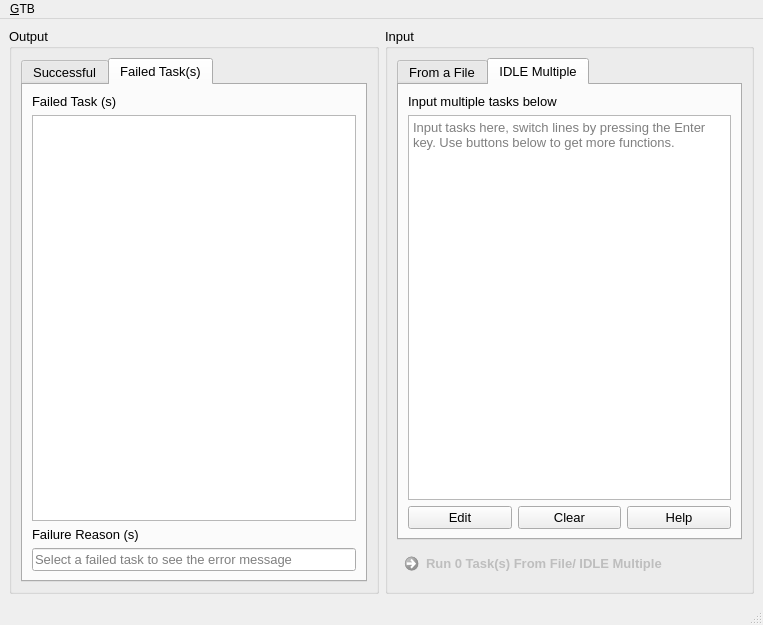
<?xml version="1.0" encoding="UTF-8"?>
<ui version="4.0">
 <class>MainWindow</class>
 <widget class="QMainWindow" name="MainWindow">
  <property name="geometry">
   <rect>
    <x>0</x>
    <y>0</y>
    <width>763</width>
    <height>625</height>
   </rect>
  </property>
  <property name="windowTitle">
   <string>GTB Release 3</string>
  </property>
  <property name="windowIcon">
   <iconset>
    <normaloff>../pycharm.ico</normaloff>../pycharm.ico</iconset>
  </property>
  <property name="locale">
   <locale language="English" country="UnitedStates"/>
  </property>
  <widget class="QWidget" name="central_widget">
   <layout class="QHBoxLayout" name="horizontalLayout">
    <item>
     <widget class="QGroupBox" name="gbox_output">
      <property name="font">
       <font>
        <pointsize>10</pointsize>
       </font>
      </property>
      <property name="locale">
       <locale language="English" country="UnitedStates"/>
      </property>
      <property name="title">
       <string>Output</string>
      </property>
      <layout class="QVBoxLayout" name="verticalLayout_2">
       <item>
        <widget class="QTabWidget" name="tbox_output">
         <property name="font">
          <font>
           <pointsize>10</pointsize>
          </font>
         </property>
         <property name="locale">
          <locale language="English" country="UnitedStates"/>
         </property>
         <property name="currentIndex">
          <number>1</number>
         </property>
         <widget class="QWidget" name="tab_output_successful">
          <attribute name="title">
           <string>Successful</string>
          </attribute>
          <layout class="QVBoxLayout" name="verticalLayout_5">
           <item>
            <widget class="QTextBrowser" name="txtb_output_successful">
             <property name="locale">
              <locale language="English" country="UnitedStates"/>
             </property>
             <property name="placeholderText">
              <string>Run a task to see the output of successfully ran tasks</string>
             </property>
            </widget>
           </item>
           <item>
            <layout class="QHBoxLayout" name="horizontal_layout_3">
             <item>
              <widget class="QPushButton" name="btn_output_save">
               <property name="enabled">
                <bool>false</bool>
               </property>
               <property name="locale">
                <locale language="English" country="UnitedStates"/>
               </property>
               <property name="text">
                <string>Save Output</string>
               </property>
              </widget>
             </item>
             <item>
              <widget class="QPushButton" name="btn_output_clear">
               <property name="enabled">
                <bool>false</bool>
               </property>
               <property name="locale">
                <locale language="English" country="UnitedStates"/>
               </property>
               <property name="text">
                <string>Clear</string>
               </property>
              </widget>
             </item>
            </layout>
           </item>
          </layout>
         </widget>
         <widget class="QWidget" name="tab_output_failed">
          <attribute name="title">
           <string>Failed Task(s)</string>
          </attribute>
          <layout class="QVBoxLayout" name="verticalLayout_6">
           <item>
            <widget class="QLabel" name="lb_failed_tasks">
             <property name="font">
              <font>
               <pointsize>10</pointsize>
              </font>
             </property>
             <property name="text">
              <string>Failed Task (s)</string>
             </property>
            </widget>
           </item>
           <item>
            <widget class="QListWidget" name="list_widget">
             <property name="font">
              <font>
               <pointsize>10</pointsize>
              </font>
             </property>
             <property name="itemAlignment">
              <set>Qt::AlignLeading</set>
             </property>
            </widget>
           </item>
           <item>
            <widget class="QLabel" name="lb_failed_reasons">
             <property name="font">
              <font>
               <pointsize>10</pointsize>
              </font>
             </property>
             <property name="text">
              <string>Failure Reason (s)</string>
             </property>
            </widget>
           </item>
           <item>
            <widget class="QLineEdit" name="ledit_failed_reason">
             <property name="font">
              <font>
               <pointsize>10</pointsize>
              </font>
             </property>
             <property name="focusPolicy">
              <enum>Qt::NoFocus</enum>
             </property>
             <property name="placeholderText">
              <string>Select a failed task to see the error message</string>
             </property>
            </widget>
           </item>
          </layout>
         </widget>
        </widget>
       </item>
      </layout>
     </widget>
    </item>
    <item>
     <widget class="QGroupBox" name="gbox_input">
      <property name="font">
       <font>
        <pointsize>10</pointsize>
       </font>
      </property>
      <property name="locale">
       <locale language="English" country="UnitedStates"/>
      </property>
      <property name="title">
       <string>Input</string>
      </property>
      <layout class="QVBoxLayout" name="verticalLayout_3">
       <item>
        <widget class="QTabWidget" name="twidget_input">
         <property name="font">
          <font>
           <pointsize>10</pointsize>
          </font>
         </property>
         <property name="locale">
          <locale language="English" country="UnitedStates"/>
         </property>
         <property name="currentIndex">
          <number>1</number>
         </property>
         <widget class="QWidget" name="tab_input_file">
          <attribute name="title">
           <string>From a File</string>
          </attribute>
          <layout class="QVBoxLayout" name="verticalLayout_4">
           <item>
            <widget class="QLabel" name="lb_file_select">
             <property name="font">
              <font>
               <pointsize>10</pointsize>
              </font>
             </property>
             <property name="locale">
              <locale language="English" country="UnitedStates"/>
             </property>
             <property name="text">
              <string>File Select</string>
             </property>
            </widget>
           </item>
           <item>
            <widget class="QPushButton" name="btn_open_file">
             <property name="font">
              <font>
               <pointsize>10</pointsize>
              </font>
             </property>
             <property name="locale">
              <locale language="English" country="UnitedStates"/>
             </property>
             <property name="text">
              <string>Open task file (*.tsk)</string>
             </property>
            </widget>
           </item>
           <item>
            <widget class="QLineEdit" name="ledit_file_path">
             <property name="font">
              <font>
               <pointsize>10</pointsize>
              </font>
             </property>
             <property name="focusPolicy">
              <enum>Qt::NoFocus</enum>
             </property>
             <property name="locale">
              <locale language="English" country="UnitedStates"/>
             </property>
             <property name="placeholderText">
              <string>Open a file to see file path</string>
             </property>
            </widget>
           </item>
           <item>
            <widget class="QLabel" name="lb_file_preview">
             <property name="font">
              <font>
               <pointsize>10</pointsize>
              </font>
             </property>
             <property name="locale">
              <locale language="English" country="UnitedStates"/>
             </property>
             <property name="text">
              <string>File Preview</string>
             </property>
            </widget>
           </item>
           <item>
            <widget class="QTextBrowser" name="txtb_file_preview">
             <property name="font">
              <font>
               <pointsize>10</pointsize>
              </font>
             </property>
             <property name="locale">
              <locale language="English" country="UnitedStates"/>
             </property>
             <property name="placeholderText">
              <string>Open a file to see the preview</string>
             </property>
            </widget>
           </item>
          </layout>
         </widget>
         <widget class="QWidget" name="tab_input_IDLE_multiple">
          <attribute name="title">
           <string>IDLE Multiple</string>
          </attribute>
          <layout class="QVBoxLayout" name="verticalLayout_7">
           <item>
            <widget class="QLabel" name="lb_IDLE_mul">
             <property name="text">
              <string>Input multiple tasks below</string>
             </property>
            </widget>
           </item>
           <item>
            <widget class="QTextBrowser" name="txtb_IDLE_multiple">
             <property name="placeholderText">
              <string>Input tasks here, switch lines by pressing the Enter key. Use buttons below to get more functions. </string>
             </property>
            </widget>
           </item>
           <item>
            <layout class="QHBoxLayout" name="horizontal_layout_4">
             <item>
              <widget class="QPushButton" name="btn_IDLE_mul_edit">
               <property name="text">
                <string>Edit</string>
               </property>
              </widget>
             </item>
             <item>
              <widget class="QPushButton" name="btn_IDLE_mul_clear">
               <property name="text">
                <string>Clear</string>
               </property>
              </widget>
             </item>
             <item>
              <widget class="QPushButton" name="btn_IDLE_mul_help">
               <property name="text">
                <string>Help</string>
               </property>
              </widget>
             </item>
            </layout>
           </item>
          </layout>
         </widget>
        </widget>
       </item>
       <item>
        <widget class="QCommandLinkButton" name="lnkbtn_run">
         <property name="enabled">
          <bool>false</bool>
         </property>
         <property name="font">
          <font>
           <pointsize>10</pointsize>
          </font>
         </property>
         <property name="locale">
          <locale language="English" country="UnitedStates"/>
         </property>
         <property name="text">
          <string>Run 0 Task(s) From File/ IDLE Multiple</string>
         </property>
        </widget>
       </item>
      </layout>
     </widget>
    </item>
   </layout>
  </widget>
  <widget class="QMenuBar" name="menubar">
   <property name="geometry">
    <rect>
     <x>0</x>
     <y>0</y>
     <width>763</width>
     <height>22</height>
    </rect>
   </property>
   <widget class="QMenu" name="menu_GTB">
    <property name="title">
     <string>&amp;GTB</string>
    </property>
    <widget class="QMenu" name="menu_Application">
     <property name="title">
      <string>&amp;Application</string>
     </property>
     <addaction name="action_Quit"/>
    </widget>
    <widget class="QMenu" name="menu_Customization">
     <property name="title">
      <string>&amp;Customization</string>
     </property>
     <widget class="QMenu" name="menu_Window_Style">
      <property name="title">
       <string>&amp;Window Style</string>
      </property>
      <widget class="QMenu" name="menu_Light">
       <property name="title">
        <string>Light</string>
       </property>
       <addaction name="action_Yellow"/>
       <addaction name="action_Blue"/>
       <addaction name="action_Cyan"/>
       <addaction name="action_Lightgreen"/>
       <addaction name="action_Orange"/>
       <addaction name="action_Pink"/>
       <addaction name="action_Purple"/>
       <addaction name="action_Red"/>
       <addaction name="action_Teal"/>
       <addaction name="action_Yellow_2"/>
      </widget>
      <widget class="QMenu" name="menu_Dark">
       <property name="title">
        <string>Dark</string>
       </property>
       <addaction name="action_Amber"/>
       <addaction name="action_Blue_dark"/>
       <addaction name="action_Cyan_dark"/>
       <addaction name="action_Lightgreen_dark"/>
       <addaction name="action_Pink_dark"/>
       <addaction name="action_Purple_dark"/>
       <addaction name="action_Red_dark"/>
       <addaction name="action_Yellow_dark"/>
      </widget>
      <addaction name="action_Set_to_default"/>
      <addaction name="separator"/>
      <addaction name="menu_Light"/>
      <addaction name="menu_Dark"/>
     </widget>
     <widget class="QMenu" name="menu_Font">
      <property name="title">
       <string>&amp;Font</string>
      </property>
      <addaction name="action_Set_to_Default"/>
      <addaction name="separator"/>
      <addaction name="action_Customize"/>
     </widget>
     <addaction name="menu_Font"/>
     <addaction name="menu_Window_Style"/>
    </widget>
    <widget class="QMenu" name="menu_About">
     <property name="title">
      <string>A&amp;bout</string>
     </property>
     <addaction name="action_About_App"/>
     <addaction name="action_Github"/>
     <addaction name="action_Gitee"/>
    </widget>
    <addaction name="menu_Application"/>
    <addaction name="menu_Customization"/>
    <addaction name="menu_About"/>
   </widget>
   <addaction name="menu_GTB"/>
  </widget>
  <widget class="QStatusBar" name="statusbar"/>
  <action name="action_Quit">
   <property name="text">
    <string>&amp;Quit</string>
   </property>
   <property name="shortcut">
    <string>Ctrl+Alt+Q</string>
   </property>
  </action>
  <action name="action_Set_to_Default">
   <property name="text">
    <string>Set to Default</string>
   </property>
  </action>
  <action name="action_Customize">
   <property name="text">
    <string>Customize</string>
   </property>
  </action>
  <action name="action_About_App">
   <property name="text">
    <string>Ab&amp;out App</string>
   </property>
  </action>
  <action name="action_Github">
   <property name="text">
    <string>&amp;Github</string>
   </property>
  </action>
  <action name="action_Yellow">
   <property name="text">
    <string>Amber</string>
   </property>
  </action>
  <action name="action_Blue">
   <property name="text">
    <string>Blue</string>
   </property>
  </action>
  <action name="action_Cyan">
   <property name="text">
    <string>Cyan</string>
   </property>
  </action>
  <action name="action_Lightgreen">
   <property name="text">
    <string>Lightgreen</string>
   </property>
  </action>
  <action name="action_Orange">
   <property name="text">
    <string>Orange</string>
   </property>
  </action>
  <action name="action_Pink">
   <property name="text">
    <string>Pink</string>
   </property>
  </action>
  <action name="action_Purple">
   <property name="text">
    <string>Purple</string>
   </property>
  </action>
  <action name="action_Red">
   <property name="text">
    <string>Red</string>
   </property>
  </action>
  <action name="action_Teal">
   <property name="text">
    <string>Teal</string>
   </property>
  </action>
  <action name="action_Yellow_2">
   <property name="text">
    <string>Yellow</string>
   </property>
  </action>
  <action name="action_Amber">
   <property name="text">
    <string>Amber</string>
   </property>
  </action>
  <action name="action_Blue_dark">
   <property name="text">
    <string>Blue (Default)</string>
   </property>
  </action>
  <action name="action_Cyan_dark">
   <property name="text">
    <string>Cyan</string>
   </property>
  </action>
  <action name="action_Lightgreen_dark">
   <property name="text">
    <string>Lightgreen</string>
   </property>
  </action>
  <action name="action_Pink_dark">
   <property name="text">
    <string>Pink</string>
   </property>
  </action>
  <action name="action_Purple_dark">
   <property name="text">
    <string>Purple</string>
   </property>
  </action>
  <action name="action_Red_dark">
   <property name="text">
    <string>Red</string>
   </property>
  </action>
  <action name="action_Yellow_dark">
   <property name="text">
    <string>Yellow</string>
   </property>
  </action>
  <action name="action_Set_to_default">
   <property name="text">
    <string>Set to Default</string>
   </property>
  </action>
  <action name="action_Gitee">
   <property name="text">
    <string>Gitee</string>
   </property>
  </action>
 </widget>
 <resources>
  <include location="Resourses.qrc"/>
 </resources>
 <connections>
  <connection>
   <sender>action_Quit</sender>
   <signal>triggered()</signal>
   <receiver>MainWindow</receiver>
   <slot>close()</slot>
   <hints>
    <hint type="sourcelabel">
     <x>-1</x>
     <y>-1</y>
    </hint>
    <hint type="destinationlabel">
     <x>389</x>
     <y>312</y>
    </hint>
   </hints>
  </connection>
 </connections>
</ui>
